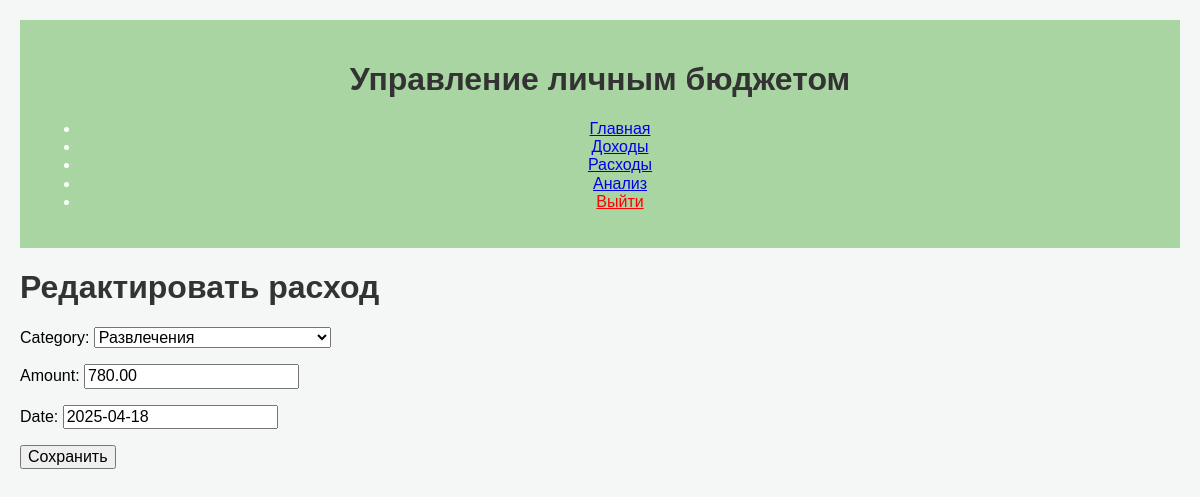
The page /expense/edit/3/ (signed in) on the database its author committed.
### budget/models.py (models this page shows, shortened)
class Expense(models.Model):
    user = models.ForeignKey(User, on_delete=models.CASCADE)
    category = models.ForeignKey(ExpenseCategory, on_delete=models.SET_NULL, null=True, blank=True)
    amount = models.DecimalField(max_digits=10, decimal_places=2)
    date = models.DateField()

### budget/views.py (the view)
# urls.py: path('expense/edit/<int:pk>/', views.edit_expense, name='edit_expense'),
@login_required
def edit_expense(request, pk):
    expense = get_object_or_404(Expense, pk=pk, user=request.user)
    if request.method == 'POST':
        form = ExpenseForm(request.POST, instance=expense)
        if form.is_valid():
            form.save()
            return redirect('expense_list')
    else:
        form = ExpenseForm(instance=expense)
    return render(request, 'budget/add_expense.html', {'form': form, 'expense': expense})

### budget/forms.py
class ExpenseForm(forms.ModelForm):
    class Meta:
        model = Expense
        fields = ['category', 'amount', 'date']
        category = forms.ModelChoiceField(queryset=ExpenseCategory.objects.all(), empty_label="Select a Category")

### budget/models.py (called while the page is built)
    def __str__(self):
        return self.name

### budget/templates/budget/add_expense.html (shortened to what this page needs)
{% extends 'budget/base.html' %}
{% block content %}
<h1>
    {% if expense %}
    Редактировать расход
    {% else %}
    Добавить расход
    {% endif %}
</h1>
<form method="post">
    {{ form.as_p }}
    <button type="submit">Сохранить</button>
</form>
{% endblock %}

### static/css/style.css (style rules this page uses)
body { font-family: Arial, sans-serif; background-color: #f4f7f6; margin: 0; padding: 0; }
h1, h2, h3 { font-weight: bold; color: #333; }

### budget/templates/budget/base.html (style rules this page uses)
body { font-family: Arial, sans-serif; margin: 20px; }

### rows shown on the page
Expense: category "Развлечения", amount "780.00", date "2025-04-18"
